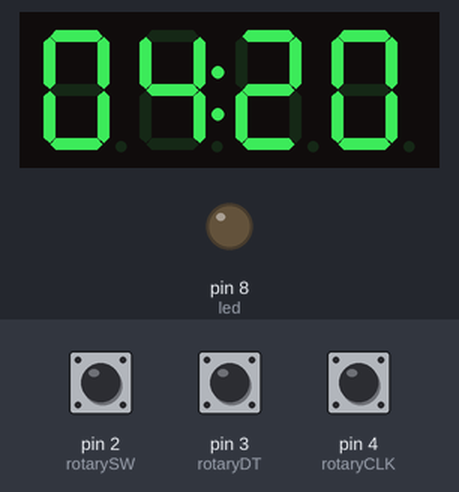
A sketch run on a simulated Arduino Uno, built with avr-gcc and run on an emulated ATmega328P. Shown: 4-digit seven-segment display, output pins drawn as LEDs (lit = HIGH). Inputs (shaded band) come from the test bench; at power-on: pin 2 (rotarySW) HIGH, pin 4 (rotaryCLK) HIGH, pin 3 (rotaryDT) HIGH. The local clock reads 2024-03-15 10:24:30 at power-on unless the sketch sets it; what the sketch prints to the serial monitor is not drawn.

Above: at 1.8 s.
1.9 s: pin 2 (rotarySW) pulled LOW for 0.15 s
At 2.9 s:
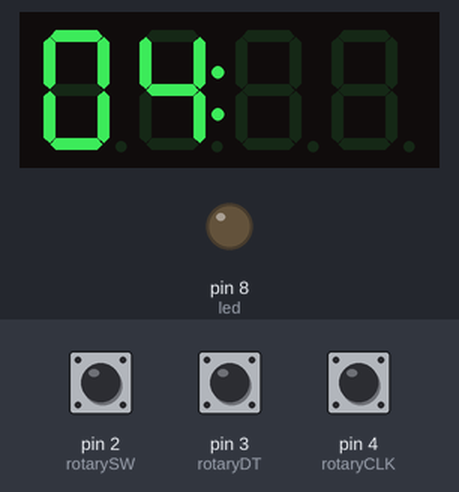
3.5 s: pin 2 (rotarySW) pulled LOW for 1 s
At 4.9 s:
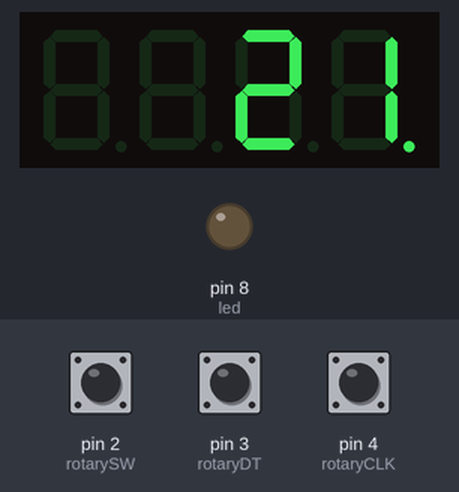
6.0 s: pin 4 (rotaryCLK) pulsed LOW 5 times (0.12 s each, 0.3 s apart)
At 8.2 s:
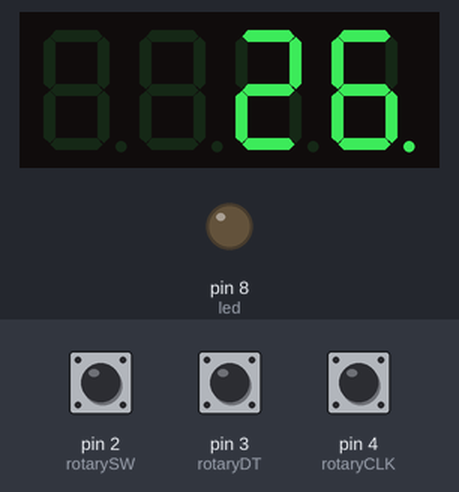
Timing chart, 0 to 9.7 s (numbered marks = the images above; inputs shaded):
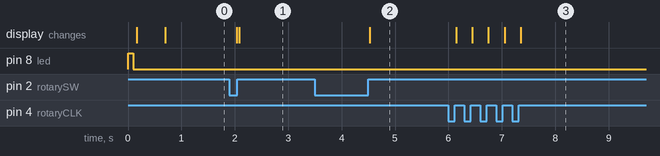

Measured:
- after the input at 1.9 s, the display: first differs from a run without the input after 0.19 s (image 1)
- after the input at 3.5 s, the display: first changes after 1.0 s (image 2 shows a later state)
- after the input at 6.0 s, the display: first changes after 0.14 s (image 3 shows a later state)

The sketch:

arduino-clock.ino
```cpp
#include <RTClib.h>
#include <TM1637Display.h>
#include "cantina.h"

// Red LED
#define led 8

// buzzer
#define buzzer 9

// Rotary Encoder
#define rotarySW 2
#define rotaryDT 3
#define rotaryCLK 4
int rotaryCounter = 0;
int currentStateRotaryCLK;
int lastStateRotaryCLK;
int currentStateRotaryDT;
int currentStateRotarySW;
int lastStateRotarySW;

// Real-Time Clock DS1307
RTC_DS1307 rtc;
DateTime now;

// Seven-Segment Display
#define tm1637DIO 5
#define tm1637CLK 6
TM1637Display sevSegDisplay = TM1637Display(tm1637CLK, tm1637DIO);
const uint8_t blank[] = { 0x00, 0x00, 0x00, 0x00 };
const uint8_t all_on[] = { 0xff, 0xff, 0xff, 0xff };
const uint8_t alrm[] = {
  SEG_A | SEG_B | SEG_C | SEG_E | SEG_F | SEG_G,
  SEG_D | SEG_E | SEG_F,
  SEG_A | SEG_E | SEG_F,
  SEG_A | SEG_D | SEG_E | SEG_F | SEG_G
};

// misc
int curModeInt = 0;
char curModeStr = "curTime";
int displayMode[] = {"curTime", "setHr", "setMin", "setAlrmHr", "setAlrmMin"};
DateTime alarmTime = DateTime(62*60);  // boot alarm time


void setup() {

  // Red LED
  pinMode(led, OUTPUT);
  digitalWrite(led, HIGH);
  delay(100);
  digitalWrite(led, LOW);

  // Seven Segment Display
  sevSegDisplay.clear();
  sevSegDisplay.setBrightness(5);
  sevSegDisplay.clear();
  sevSegDisplay.setSegments(alrm);
  delay(500);

  // Rotary Encoder
  pinMode(rotarySW, INPUT_PULLUP);
  // attachInterrupt(digitalPinToInterrupt(rotarySW), changeMode, FALLING);
  pinMode(rotaryDT, INPUT);
  pinMode(rotaryCLK, INPUT);
  Serial.begin(9600);
  lastStateRotaryCLK = digitalRead(rotaryCLK);
  lastStateRotarySW = digitalRead(rotarySW);

  // RTC
  rtc.begin();
  rtc.adjust(DateTime(2023, 9, 7, 4, 20, 58)); // boot time

}

void loop() {

  now = rtc.now();

  sevSegHandler();
  rotaryEncoderHandler();

  if (now.hour() == alarmTime.hour() && now.minute() == alarmTime.minute() && now.second() < 10) {
    playCantina(led, buzzer);
  }
}

void rotaryEncoderHandler() {
  currentStateRotarySW = digitalRead(rotarySW);
  if (currentStateRotarySW == 1 && lastStateRotarySW == 0) {
    changeMode();
  }
  lastStateRotarySW = currentStateRotarySW;

  currentStateRotaryCLK = digitalRead(rotaryCLK);
  currentStateRotaryDT = digitalRead(rotaryDT);
  if (currentStateRotaryCLK != lastStateRotaryCLK && currentStateRotaryCLK == 1) {
    // timeChange();
    if (currentStateRotaryDT != currentStateRotaryCLK) {
      if (curModeInt == 1) {
        rtc.adjust(rtc.now() - TimeSpan(0,1,0,0));
        Serial.print("clock hr --");
      }
      else if (curModeInt == 2) {
        rtc.adjust(rtc.now() - TimeSpan(0,0,1,0));
        Serial.print("clock min --");
      }
      else if (curModeInt == 3) {
        alarmTime = alarmTime - TimeSpan(0,1,0,0);
        Serial.println("alarm hr --");
      }
      else if (curModeInt == 4) {
        alarmTime = alarmTime - TimeSpan(0,0,1,0);
        Serial.println("alarm min --");
      }
    } else {
      if (curModeInt == 1) {
        rtc.adjust(rtc.now() + TimeSpan(0,1,0,0));
        Serial.print("clock hr ++");
      }
      else if (curModeInt == 2) {
        rtc.adjust(rtc.now() + TimeSpan(0,0,1,0));
        Serial.print("clock min ++");
      }
      else if (curModeInt == 3) {
        alarmTime = alarmTime + TimeSpan(0,1,0,0);
        Serial.println("alarm hr ++");
      }
      else if (curModeInt == 4) {
        alarmTime = alarmTime + TimeSpan(0,0,1,0);
        Serial.println("alarm min ++");
      }
    }
  }
  lastStateRotaryCLK = currentStateRotaryCLK;
}

void timeChange() {
  if (curModeInt == 0) {
    return;
  }

  if (digitalRead(currentStateRotaryDT != currentStateRotaryCLK)) {
    Serial.println("++");
  } else {
    Serial.println("--");
  }
}

void changeMode() {
  curModeInt = (curModeInt + 1) % 5;
  sevSegDisplay.clear();

  Serial.print("current mode?: ");
  Serial.println(curModeInt);
}

void sevSegHandler() {
  if (curModeInt == 0) {
    sevSegDisplay.showNumberDecEx(now.minute(), 0, true, 2, 2);
    sevSegDisplay.showNumberDecEx(now.hour(), 0b01000000, true, 2, 0);
  } else if (curModeInt == 1) {
    sevSegDisplay.showNumberDecEx(now.hour(), 0b01000000, true, 2, 0);
  } else if (curModeInt == 2) {
    // TODO: get minute curTime display to show colon :
    sevSegDisplay.showNumberDecEx(now.minute(), 0b01000000, true, 2, 2);
  } else if (curModeInt == 3) {
    sevSegDisplay.showNumberDecEx(alarmTime.hour(), 0, true, 2, 0);
  } else if (curModeInt == 4) {
    sevSegDisplay.showNumberDecEx(alarmTime.minute(), 0, true, 2, 2);
  }
}
```

cantina.h
```cpp
/*
  Cantina band song from Star Wars
  Connect a piezo buzzer or speaker to pin 11 or select a new pin.
  More songs available at https://github.com/robsoncouto/arduino-songs

                                              Robson Couto, 2019
*/

#define NOTE_B0  31
#define NOTE_C1  33
#define NOTE_CS1 35
#define NOTE_D1  37
#define NOTE_DS1 39
#define NOTE_E1  41
#define NOTE_F1  44
#define NOTE_FS1 46
#define NOTE_G1  49
#define NOTE_GS1 52
#define NOTE_A1  55
#define NOTE_AS1 58
#define NOTE_B1  62
#define NOTE_C2  65
#define NOTE_CS2 69
#define NOTE_D2  73
#define NOTE_DS2 78
#define NOTE_E2  82
#define NOTE_F2  87
#define NOTE_FS2 93
#define NOTE_G2  98
#define NOTE_GS2 104
#define NOTE_A2  110
#define NOTE_AS2 117
#define NOTE_B2  123
#define NOTE_C3  131
#define NOTE_CS3 139
#define NOTE_D3  147
#define NOTE_DS3 156
#define NOTE_E3  165
#define NOTE_F3  175
#define NOTE_FS3 185
#define NOTE_G3  196
#define NOTE_GS3 208
#define NOTE_A3  220
#define NOTE_AS3 233
#define NOTE_B3  247
#define NOTE_C4  262
#define NOTE_CS4 277
#define NOTE_D4  294
#define NOTE_DS4 311
#define NOTE_E4  330
#define NOTE_F4  349
#define NOTE_FS4 370
#define NOTE_G4  392
#define NOTE_GS4 415
#define NOTE_A4  440
#define NOTE_AS4 466
#define NOTE_B4  494
#define NOTE_C5  523
#define NOTE_CS5 554
#define NOTE_D5  587
#define NOTE_DS5 622
#define NOTE_E5  659
#define NOTE_F5  698
#define NOTE_FS5 740
#define NOTE_G5  784
#define NOTE_GS5 831
#define NOTE_A5  880
#define NOTE_AS5 932
#define NOTE_B5  988
#define NOTE_C6  1047
#define NOTE_CS6 1109
#define NOTE_D6  1175
#define NOTE_DS6 1245
#define NOTE_E6  1319
#define NOTE_F6  1397
#define NOTE_FS6 1480
#define NOTE_G6  1568
#define NOTE_GS6 1661
#define NOTE_A6  1760
#define NOTE_AS6 1865
#define NOTE_B6  1976
#define NOTE_C7  2093
#define NOTE_CS7 2217
#define NOTE_D7  2349
#define NOTE_DS7 2489
#define NOTE_E7  2637
#define NOTE_F7  2794
#define NOTE_FS7 2960
#define NOTE_G7  3136
#define NOTE_GS7 3322
#define NOTE_A7  3520
#define NOTE_AS7 3729
#define NOTE_B7  3951
#define NOTE_C8  4186
#define NOTE_CS8 4435
#define NOTE_D8  4699
#define NOTE_DS8 4978
#define REST      0


// change this to make the song slower or faster
int tempo = 140;

// change this to whichever pin you want to use
// int buzzerPin = 4;

// notes of the moledy followed by the duration.
// a 4 means a quarter note, 8 an eighteenth , 16 sixteenth, so on
// !!negative numbers are used to represent dotted notes,
// so -4 means a dotted quarter note, that is, a quarter plus an eighteenth!!
int melody[] = {

  // Cantina BAnd - Star wars
  // Score available at https://musescore.com/user/6795541/scores/1606876
  NOTE_B4,-4, NOTE_E5,-4, NOTE_B4,-4, NOTE_E5,-4,
  NOTE_B4,8,  NOTE_E5,-4, NOTE_B4,8, REST,8,  NOTE_AS4,8, NOTE_B4,8,
  NOTE_B4,8,  NOTE_AS4,8, NOTE_B4,8, NOTE_A4,8, REST,8, NOTE_GS4,8, NOTE_A4,8, NOTE_G4,8,
  NOTE_G4,4,  NOTE_E4,-2,
  NOTE_B4,-4, NOTE_E5,-4, NOTE_B4,-4, NOTE_E5,-4,
  NOTE_B4,8,  NOTE_E5,-4, NOTE_B4,8, REST,8,  NOTE_AS4,8, NOTE_B4,8,

  NOTE_A4,-4, NOTE_A4,-4, NOTE_GS4,8, NOTE_A4,-4,
  NOTE_D5,8,  NOTE_C5,-4, NOTE_B4,-4, NOTE_A4,-4,
  NOTE_B4,-4, NOTE_E5,-4, NOTE_B4,-4, NOTE_E5,-4,
  NOTE_B4,8,  NOTE_E5,-4, NOTE_B4,8, REST,8,  NOTE_AS4,8, NOTE_B4,8,
  NOTE_D5,4, NOTE_D5,-4, NOTE_B4,8, NOTE_A4,-4,
  NOTE_G4,-4, NOTE_E4,-2,
  NOTE_E4, 2, NOTE_G4,2,
  NOTE_B4, 2, NOTE_D5,2,

  NOTE_F5, -4, NOTE_E5,-4, NOTE_AS4,8, NOTE_AS4,8, NOTE_B4,4, NOTE_G4,4,


};

// sizeof gives the number of bytes, each int value is composed of two bytes (16 bits)
// there are two values per note (pitch and duration), so for each note there are four bytes
int notes = sizeof(melody) / sizeof(melody[0]) / 2;

// this calculates the duration of a whole note in ms
int wholenote = (60000 * 2) / tempo;

int divider = 0, noteDuration = 0;

void playCantina(int LEDPin, int buzzerPin) {
  // iterate over the notes of the melody.
  // Remember, the array is twice the number of notes (notes + durations)
  for (int thisNote = 0; thisNote < notes * 2; thisNote = thisNote + 2) {
    // blinks every other note
    digitalWrite(LEDPin, HIGH);
    if (thisNote % 4 < 2) {
      digitalWrite(LEDPin, HIGH);
    } else {
      digitalWrite(LEDPin, LOW);
    }

    // calculates the duration of each note
    divider = melody[thisNote + 1];
    if (divider > 0) {
      // regular note, just proceed
      noteDuration = (wholenote) / divider;
    } else if (divider < 0) {
      // dotted notes are represented with negative durations!!
      noteDuration = (wholenote) / abs(divider);
      noteDuration *= 1.5; // increases the duration in half for dotted notes
    }

    // we only play the note for 90% of the duration, leaving 10% as a pause
    tone(buzzerPin, melody[thisNote], noteDuration*0.9);

    // Wait for the specief duration before playing the next note.
    delay(noteDuration);

    // stop the waveform generation before the next note.
    noTone(buzzerPin);
  }
}
```
